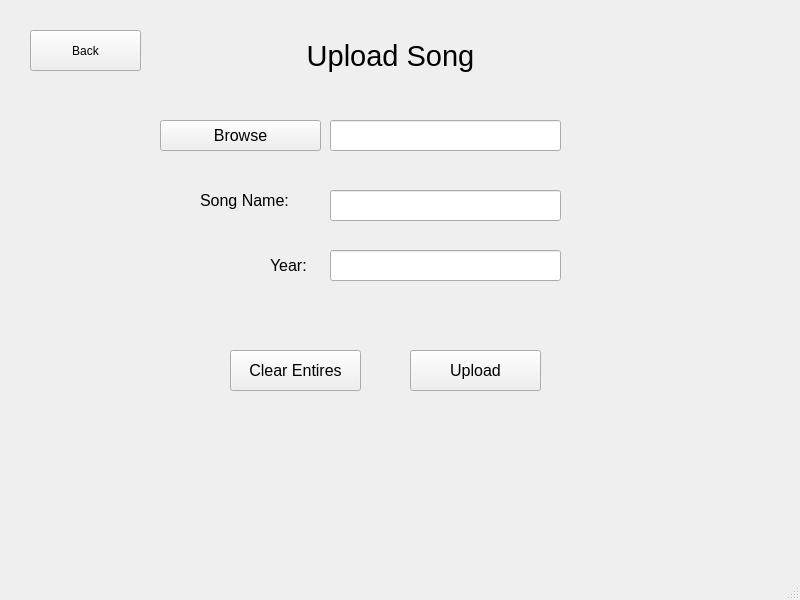
<?xml version="1.0" encoding="UTF-8"?>
<ui version="4.0">
 <class>MainWindow</class>
 <widget class="QMainWindow" name="MainWindow">
  <property name="geometry">
   <rect>
    <x>0</x>
    <y>0</y>
    <width>800</width>
    <height>600</height>
   </rect>
  </property>
  <property name="windowTitle">
   <string>MainWindow</string>
  </property>
  <widget class="QWidget" name="centralwidget">
   <widget class="QPushButton" name="pushButton">
    <property name="geometry">
     <rect>
      <x>160</x>
      <y>120</y>
      <width>161</width>
      <height>31</height>
     </rect>
    </property>
    <property name="font">
     <font>
      <pointsize>12</pointsize>
     </font>
    </property>
    <property name="text">
     <string>Browse</string>
    </property>
   </widget>
   <widget class="QLineEdit" name="lineEdit">
    <property name="geometry">
     <rect>
      <x>330</x>
      <y>120</y>
      <width>231</width>
      <height>31</height>
     </rect>
    </property>
    <property name="font">
     <font>
      <pointsize>12</pointsize>
     </font>
    </property>
    <property name="readOnly">
     <bool>true</bool>
    </property>
   </widget>
   <widget class="QLabel" name="label">
    <property name="geometry">
     <rect>
      <x>280</x>
      <y>20</y>
      <width>221</width>
      <height>71</height>
     </rect>
    </property>
    <property name="maximumSize">
     <size>
      <width>221</width>
      <height>71</height>
     </size>
    </property>
    <property name="font">
     <font>
      <pointsize>22</pointsize>
     </font>
    </property>
    <property name="text">
     <string>Upload Song</string>
    </property>
    <property name="alignment">
     <set>Qt::AlignCenter</set>
    </property>
   </widget>
   <widget class="QPushButton" name="pushButton_2">
    <property name="geometry">
     <rect>
      <x>410</x>
      <y>350</y>
      <width>131</width>
      <height>41</height>
     </rect>
    </property>
    <property name="font">
     <font>
      <pointsize>12</pointsize>
     </font>
    </property>
    <property name="text">
     <string>Upload</string>
    </property>
   </widget>
   <widget class="QPushButton" name="pushButton_3">
    <property name="geometry">
     <rect>
      <x>30</x>
      <y>30</y>
      <width>111</width>
      <height>41</height>
     </rect>
    </property>
    <property name="text">
     <string>Back</string>
    </property>
   </widget>
   <widget class="QLabel" name="label_2">
    <property name="geometry">
     <rect>
      <x>200</x>
      <y>170</y>
      <width>111</width>
      <height>61</height>
     </rect>
    </property>
    <property name="font">
     <font>
      <pointsize>12</pointsize>
     </font>
    </property>
    <property name="text">
     <string>Song Name:</string>
    </property>
    <property name="alignment">
     <set>Qt::AlignLeading|Qt::AlignLeft|Qt::AlignVCenter</set>
    </property>
   </widget>
   <widget class="QLineEdit" name="lineEdit_song">
    <property name="geometry">
     <rect>
      <x>330</x>
      <y>190</y>
      <width>231</width>
      <height>31</height>
     </rect>
    </property>
    <property name="maxLength">
     <number>255</number>
    </property>
   </widget>
   <widget class="QLabel" name="label_3">
    <property name="geometry">
     <rect>
      <x>270</x>
      <y>250</y>
      <width>41</width>
      <height>31</height>
     </rect>
    </property>
    <property name="font">
     <font>
      <pointsize>12</pointsize>
     </font>
    </property>
    <property name="text">
     <string>Year:</string>
    </property>
   </widget>
   <widget class="QLineEdit" name="lineEdit_year">
    <property name="geometry">
     <rect>
      <x>330</x>
      <y>250</y>
      <width>231</width>
      <height>31</height>
     </rect>
    </property>
    <property name="maxLength">
     <number>4</number>
    </property>
   </widget>
   <widget class="QPushButton" name="pushButton_4">
    <property name="geometry">
     <rect>
      <x>230</x>
      <y>350</y>
      <width>131</width>
      <height>41</height>
     </rect>
    </property>
    <property name="font">
     <font>
      <pointsize>12</pointsize>
     </font>
    </property>
    <property name="text">
     <string>Clear Entires</string>
    </property>
   </widget>
  </widget>
  <widget class="QMenuBar" name="menubar">
   <property name="geometry">
    <rect>
     <x>0</x>
     <y>0</y>
     <width>800</width>
     <height>26</height>
    </rect>
   </property>
  </widget>
  <widget class="QStatusBar" name="statusbar"/>
 </widget>
 <resources/>
 <connections/>
</ui>
